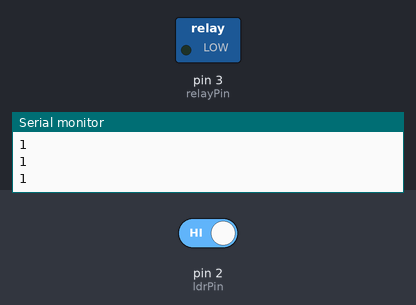
The sketch below on a simulated Arduino Uno, built with avr-gcc and run on an emulated ATmega328P. Shown: switched loads named in the sketch (green lamp = pin HIGH), the last lines printed to the serial monitor. Inputs (shaded band) come from the test bench; at power-on: pin 2 (ldrPin) HIGH.

Above: at 2.8 s.
2.9 s: pin 2 (ldrPin) driven LOW
At 4.0 s:
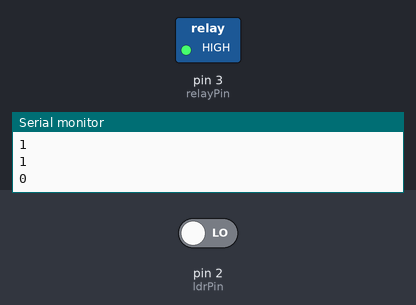
4.5 s: pin 2 (ldrPin) driven HIGH
At 5.6 s:
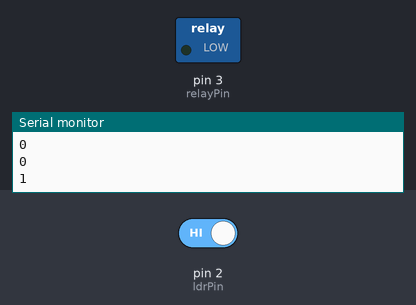
Timing chart, 0 to 7.5 s (numbered marks = the images above; inputs shaded):
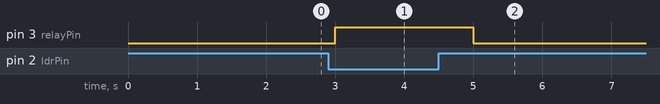

The sketch:

Automatic_Street_Light_Controller_cc.ino
```cpp
int ldrPin = 2; // LDR digital output pin
int relayPin = 3; // Relay pin
int ldrValue = 0; // variable to store the LDR value

void setup() {
    pinMode(ldrPin, INPUT);
    pinMode(relayPin, OUTPUT);
    Serial.begin(9600); // start serial communication
}

void loop() {
    ldrValue = digitalRead(ldrPin); // read the LDR value
    Serial.println(ldrValue); // print the LDR value to the serial monitor

    if (ldrValue == LOW) {
        digitalWrite(relayPin, HIGH); // turn on the relay (and the light)
    } else {
        digitalWrite(relayPin, LOW); // turn off the relay (and the light)
    }
    delay(1000); // wait for a second before the next reading
}
```

Measured:
- after the input at 2.9 s, pin 3 (relayPin): LOW → HIGH after 0.10 s
- after the input at 4.5 s, pin 3 (relayPin): HIGH → LOW after 0.50 s
